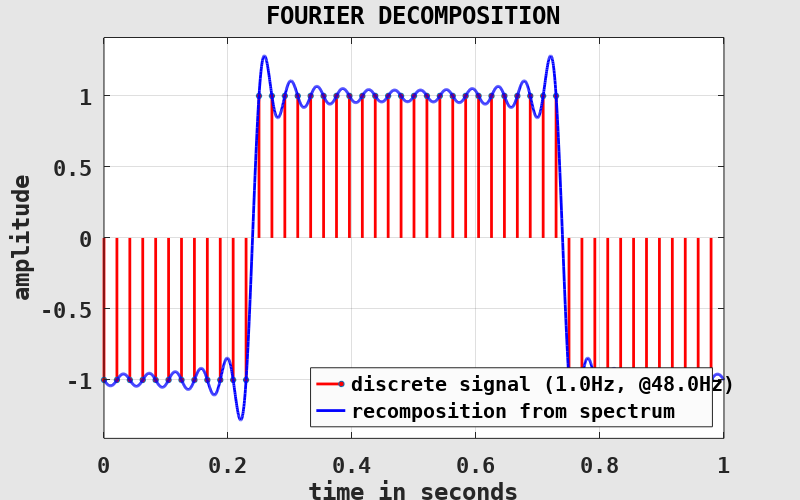
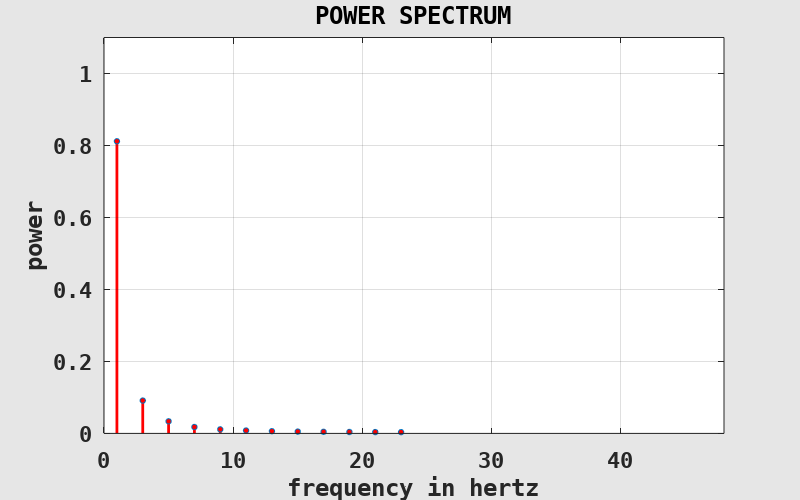

MATLAB code for these plots, in order:
clearvars( '-except', '-regexp', '^fig\d*$' );

	% -----------------------------------------------------------------------
	% discrete test signal (with base frequency f and length L)
	% -----------------------------------------------------------------------
f = 1; % base frequency, EXERCISE!
L = 1;

fS = 48; % sampling rate, EXERCISE!
N = floor( L * fS );

ti = (0:N-1) / fS; % quantized time values

xi = sin( 2*pi*f * ti ); % sine wave, EXERCISE!
xi = sin( 2*pi*f * ti) + 0.5*sin( 2*pi*3*f * ti ); % mixed sines, EXERCISE!
xi = 2*(2*floor( f * ti ) - floor( 2*f * ti ) + 1) - 1; % square wave, EXERCISE!
%xi = 2*(ti/f - floor( 1/2 + ti/f )); % sawtooth wave, EXERCISE!
%xi = 2*abs( 2*(ti/f - floor( 1/2 + ti/f )) ) - 1; % triangle wave, EXERCISE!

	% -----------------------------------------------------------------------
	% apply a phase shift to test signal
	% -----------------------------------------------------------------------
phase = 90; % phase shift in degrees, EXERCISE!
xi = circshift( xi, [0, round( f*fS*phase/360 )] );

	% -----------------------------------------------------------------------
	% Fourier transform the test signal
	% -----------------------------------------------------------------------
fNy = fS / 2; % Nyquist frequency

Xk = fft( xi ) / N; % complex Fourier coefficients

fk = (0:N-1) / N * fS; % frequency values
fk(fk >= fNy) = fk(fk >= fNy) - fS; % imply negative frequencies

	% -----------------------------------------------------------------------
	% compute the power spectral density (aka power spectrum)
	% -----------------------------------------------------------------------
Pk = abs( Xk ) .^ 2;

Pk(fk < 0) = []; % remove negative frequency components
Xk(fk < 0) = [];
fk(fk < 0) = [];

Pk(2:end) = 2 * Pk(2:end); % rescale to match total power
Xk(2:end) = sqrt( 2 ) * Xk(2:end);

	% -----------------------------------------------------------------------
	% re-composite signal from spectrum
	% THIS PART IS NOT IMPORTANT FOR FOLLOWING THE LECTURE!
	% -----------------------------------------------------------------------
dt = 1 / 2000; % temporal resolution
t = linspace( 0, L, L / dt );

xr = Xk(1) * ones( 1, numel( t ) );
for j = 2:numel( Xk )
	%xr = xr + sqrt( 2 ) * sqrt( Pk(j) ) * sin( 2*pi*fk(j) * t ); % reconstruction from powers
	xr = xr + sqrt( 2 ) * (Xk(j) * exp( 2*pi*i*fk(j) * t ) ); % reconstruction from Fourier coefficients
end
xr = real( xr );

	% -----------------------------------------------------------------------
	% plot Fourier decomposition
	% THIS PART IS NOT IMPORTANT FOR FOLLOWING THE LECTURE!
	% -----------------------------------------------------------------------
if exist( 'fig1', 'var' ) ~= 1 || ~ishandle( fig1 ) % prepare figure window
	fig1 = figure( ...
		'Color', [0.9, 0.9, 0.9], 'InvertHardcopy', 'off', ...
		'PaperPosition', [0, 0, 8, 5], ...
		'defaultAxesFontName', 'DejaVu Sans Mono', 'defaultAxesFontSize', 16, 'defaultAxesFontWeight', 'bold', ...
		'defaultAxesNextPlot', 'add', ...
		'defaultAxesBox', 'on', 'defaultAxesLayer', 'top', ...
		'defaultAxesXGrid', 'on', 'defaultAxesYGrid', 'on' );
end

figure( fig1 ); % set and clear current figure
clf( fig1 );

set( fig1, 'Name', 'FOURIER DECOMPOSITION' ); % set labels
title( get( fig1, 'Name' ) );

xlabel( 'time in seconds' );
ylabel( 'amplitude' );

xlim( [0, L] ); % set axes
ylim( [-1, 1] * max( abs( cat( 2, xi, xr ) ) ) * 1.1 );

stem( ti, xi, ... % plot discrete signal
	'Color', 'red', 'LineWidth', 2, 'MarkerSize', 4, 'MarkerFaceColor', 'red', ...
	'ShowBaseLine', 'off' );

plot( t, xr, ... % plot recomposed signal
	'Color', 'blue', 'LineWidth', 2 );

h = legend( {sprintf( 'discrete signal (%.1fHz, @%.1fHz)', f, fS ), 'recomposition from spectrum'}, ...
	'Location', 'southeast' );
set( h, 'Color', [0.9825, 0.9825, 0.9825] );

print( fig1, 'fdomain_decomp.eps', '-depsc2' );

	% -----------------------------------------------------------------------
	% plot power spectrum
	% THIS PART IS NOT IMPORTANT FOR FOLLOWING THE LECTURE!
	% -----------------------------------------------------------------------
if exist( 'fig2', 'var' ) ~= 1 || ~ishandle( fig2 ) % prepare figure window
	fig2 = figure( ...
		'Color', [0.9, 0.9, 0.9], 'InvertHardcopy', 'off', ...
		'PaperPosition', [0, 0, 8, 5], ...
		'defaultAxesFontName', 'DejaVu Sans Mono', 'defaultAxesFontSize', 16, 'defaultAxesFontWeight', 'bold', ...
		'defaultAxesNextPlot', 'add', ...
		'defaultAxesBox', 'on', 'defaultAxesLayer', 'top', ...
		'defaultAxesXGrid', 'on', 'defaultAxesYGrid', 'on' );
end

figure( fig2 ); % set and clear current figure
clf( fig2 );

set( fig2, 'Name', 'POWER SPECTRUM' ); % set labels
title( get( fig2, 'Name' ) );

xlabel( 'frequency in hertz' );
ylabel( 'power' );

xlim( [0, 2*(max( fk ) + 1)] ); % set axes
ylim( [0, 1] * 1.1 );

stem( fk(Pk > eps), Pk(Pk > eps), ... % plot power spectrum
	'Color', 'red', 'LineWidth', 2, 'MarkerSize', 4, 'MarkerFaceColor', 'red', ...
	'ShowBaseLine', 'off' );

print( fig2, 'fdomain_powspec.eps', '-depsc2' );

